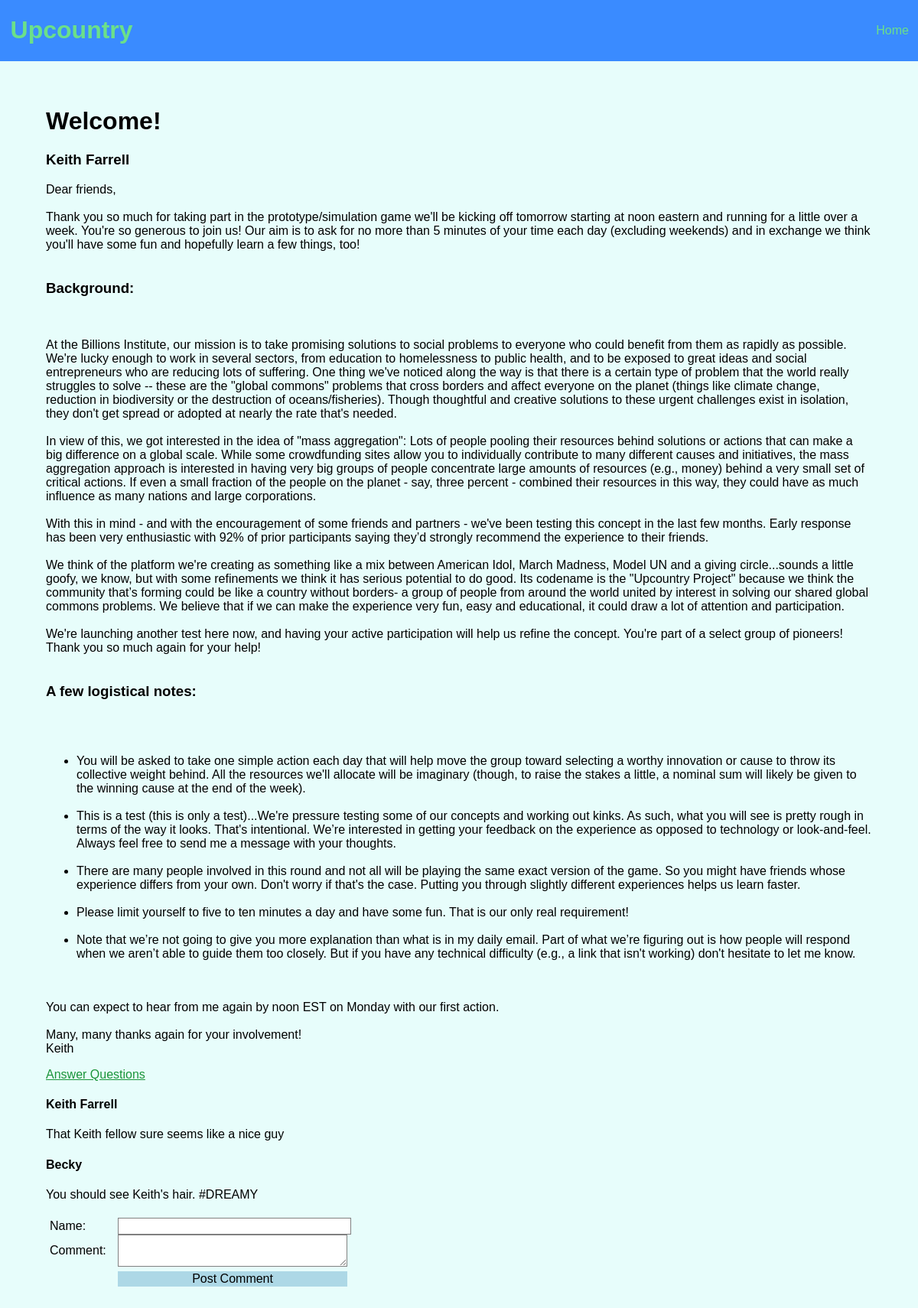
/post/1, run on the app's committed database.
### app/models.py (models this page shows, shortened)
class Post(db.Model):
    id = db.Column(db.Integer, primary_key=True)
    timestamp = db.Column(db.DateTime, default=datetime.utcnow)
    author = db.Column(db.String(64))
    title = db.Column(db.String(140))
    body = db.Column(db.String(7500))
    questions = db.relationship('Question', backref='post', lazy='dynamic')
    comments = db.relationship('Comment', backref='post', lazy='dynamic')

class Comment(db.Model):
    id = db.Column(db.Integer, primary_key=True)
    post_id = db.Column(db.Integer, db.ForeignKey('post.id'))
    timestamp = db.Column(db.DateTime, default=datetime.utcnow)
    author = db.Column(db.String(64))
    body = db.Column(db.String(500))

### app/views.py (the view, shortened to what this page needs)
@app.route('/post/', methods=['GET','POST'])
@app.route('/post/<post_id>', methods=['GET','POST'])
def post(post_id):
    form = CommentForm()
    if post_id == None:
        post = Post.query.order_by(Post.timestamp.desc())
    else:
        post = Post.query.filter_by(id=post_id)
    return render_template('post.html',
                           title=post[0].title,
                           post=post[0],
                           form=form)

### app/forms.py
class CommentForm(Form):
    author = StringField('author', validators=[DataRequired()])
    body = TextAreaField('body', validators=[DataRequired()])

### app/templates/post.html (shortened to what this page needs)
{% extends 'base.html' %}
{% block content %}
  <div class="post">
  <h1>{{ post.title }}</h1>
  <h3>{{ post.author }}</h3>
  <p>
      {{ post.body | safe }}
  </p>
  {% if not post.questions == None %}
  <a href="{{ url_for('answer', post_id=post.id) }}">Answer Questions</a>
  {% endif %}
  {% for comment in post.comments %}
  <p>
    <h4>{{ comment.author }}</h4>
    <p>
      {{ comment.body | safe }}
    </p>
  </p>
  {% endfor %}
  <p>
    <form action="" method="post" name="comment">
        <table>
            <tr>
              <td>Name:</td>
              <td>{{ form.author(size=30, maxLength=64) }}</td>
            </tr>
            <tr>
              <td>Comment:</td>
              <td>{{ form.body(size=500, maxLength=500) }}</td>
            </tr>
            <tr>
                <td></td>
                <td><input type="submit" value="Post Comment"></td>
            </tr>
        </table>
    </form>
  </div>
{% endblock %}

### app/static/base.css (style rules this page uses)
*, *:before, *:after { box-sizing: inherit; }
html { box-sizing: border-box; }
body { color: black; background: rgba(137,248,238,0.2); font: "source-sans-pro", "helvetica"; min-width: 100%; }
a { color: #1A9439; }
.post { margin: 5%; }
input { min-width: 300px; border: 1px solid gray; margin-left: 5%; }
textarea { width: 300px; border: 1px solid gray; margin-left: 5%; }
form { display: block; padding: 5px; border-radius: 5px; color: #333; }
input[type="submit"] { border: none; margin-top: 2%; background: lightblue; }

### data on the page
Post: title "Welcome!", author "Keith Farrell", body "Dear friends, Thank you so much for taking part in the prototype/simulation game we'll be kicking off tomorrow starting at noon eastern and running for a little over a week. You're so generous to join us! Our aim is to ask for no more than 5 minutes of your time each day (excluding weekends) and in exchange we think you'll have some fun and hopefully learn a few things, too! Background: At the Billions Institute, our mission is to take promising solutions to social problems to everyone who could benefit from them as rapidly as possible. We're lucky enough to work in several sectors, from education to homelessness to public health, and to be exposed to great ideas and social entrepreneurs…"
Comment: author "Keith Farrell", body "That Keith fellow sure seems like a nice guy"
Comment: author "Becky", body "You should see Keith's hair. #DREAMY"
